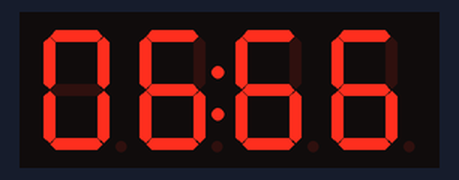
A sketch run on a simulated Arduino Uno, built with avr-gcc and run on an emulated ATmega328P. Shown: 4-digit seven-segment display.

Above: at 0.1 s.
At 4.2 s:
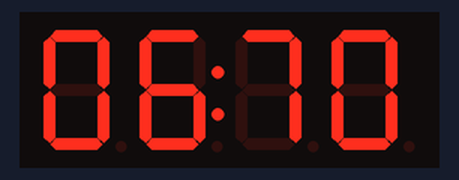
At 9.3 s:
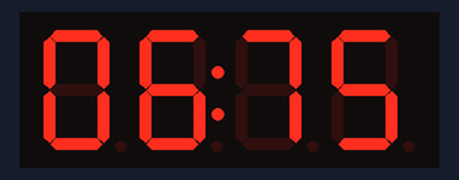
At 19.5 s:
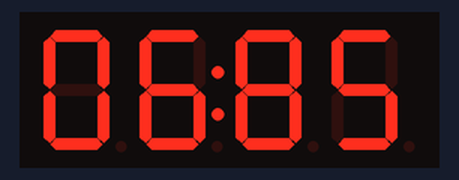
At 28.7 s:
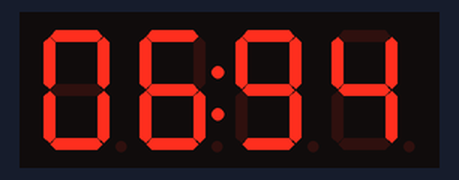
At 38.9 s:
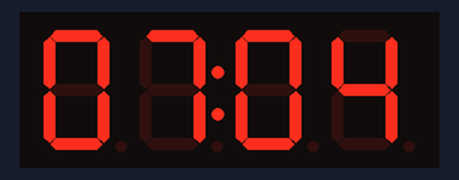

The sketch:

7s-display.ino
```cpp
#include <TM1637Display.h>

// Module connection pins (Digital Pins)
#define CLK 2
#define DIO 3

// The amount of time (in milliseconds) between tests
#define TEST_DELAY   1000

TM1637Display display(CLK, DIO);

int seconds = 666;

void setup()
{
  display.setBrightness(5); // From 0 to up to 7
}

void loop()
{
  display.showNumberDecEx(seconds, 0b01000000, true); // second param as 0b01000000 for 00:00 format
  seconds++;
  delay(TEST_DELAY);
}
```

Measured:
- what the display in image 1 shows lasts 1.0 s, from 4.1 s to 5.1 s
